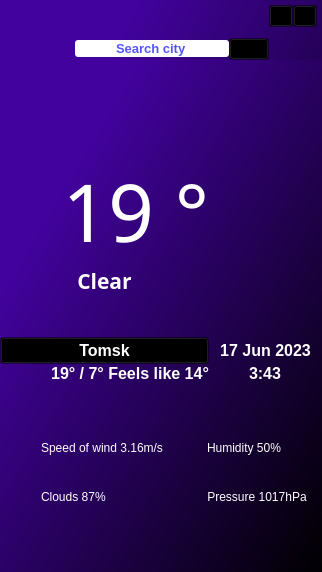
<?xml version="1.0" encoding="UTF-8"?>
<ui version="4.0">
 <class>MainWindow</class>
 <widget class="QMainWindow" name="MainWindow">
  <property name="geometry">
   <rect>
    <x>0</x>
    <y>0</y>
    <width>322</width>
    <height>572</height>
   </rect>
  </property>
  <property name="windowTitle">
   <string>MainWindow</string>
  </property>
  <property name="styleSheet">
   <string notr="true">QLineEdit{
	
	background-color: rgb(255, 85, 127);

    border:none;
	border-radius: 3px;
}
</string>
  </property>
  <widget class="QWidget" name="centralwidget">
   <property name="styleSheet">
    <string notr="true">background-color: qlineargradient(spread:pad, x1:0.199, y1:0.244318, x2:1, y2:1, stop:0 rgba(66, 2, 157), stop:1 rgba(rgb(4,7,47)));

color: rgb(255, 255, 255);
</string>
   </property>
   <layout class="QGridLayout" name="gridLayout">
    <property name="leftMargin">
     <number>0</number>
    </property>
    <property name="topMargin">
     <number>0</number>
    </property>
    <property name="rightMargin">
     <number>0</number>
    </property>
    <property name="bottomMargin">
     <number>0</number>
    </property>
    <property name="spacing">
     <number>0</number>
    </property>
    <item row="1" column="0">
     <widget class="QStackedWidget" name="stackedWidget">
      <property name="currentIndex">
       <number>1</number>
      </property>
      <widget class="QWidget" name="widget_4"/>
      <widget class="QWidget" name="page_2">
       <layout class="QGridLayout" name="gridLayout_4">
        <property name="leftMargin">
         <number>0</number>
        </property>
        <property name="topMargin">
         <number>0</number>
        </property>
        <property name="rightMargin">
         <number>0</number>
        </property>
        <property name="bottomMargin">
         <number>0</number>
        </property>
        <property name="spacing">
         <number>0</number>
        </property>
        <item row="0" column="0">
         <widget class="QWidget" name="widget_2" native="true">
          <property name="minimumSize">
           <size>
            <width>0</width>
            <height>350</height>
           </size>
          </property>
          <property name="maximumSize">
           <size>
            <width>16777215</width>
            <height>300</height>
           </size>
          </property>
          <property name="styleSheet">
           <string notr="true">background-color: transparent;</string>
          </property>
          <layout class="QGridLayout" name="gridLayout_3">
           <property name="leftMargin">
            <number>0</number>
           </property>
           <property name="topMargin">
            <number>0</number>
           </property>
           <property name="rightMargin">
            <number>0</number>
           </property>
           <property name="bottomMargin">
            <number>0</number>
           </property>
           <property name="spacing">
            <number>0</number>
           </property>
           <item row="0" column="1" rowspan="3">
            <widget class="QLabel" name="label_3">
             <property name="sizePolicy">
              <sizepolicy hsizetype="Fixed" vsizetype="Fixed">
               <horstretch>0</horstretch>
               <verstretch>0</verstretch>
              </sizepolicy>
             </property>
             <property name="minimumSize">
              <size>
               <width>60</width>
               <height>60</height>
              </size>
             </property>
             <property name="maximumSize">
              <size>
               <width>200</width>
               <height>270</height>
              </size>
             </property>
             <property name="styleSheet">
              <string notr="true">background-color: transparent;</string>
             </property>
             <property name="text">
              <string/>
             </property>
             <property name="pixmap">
              <pixmap resource="../static/resources.qrc">:/image/images/night.gif</pixmap>
             </property>
             <property name="scaledContents">
              <bool>false</bool>
             </property>
             <property name="alignment">
              <set>Qt::AlignCenter</set>
             </property>
             <property name="wordWrap">
              <bool>false</bool>
             </property>
            </widget>
           </item>
           <item row="1" column="0" alignment="Qt::AlignHCenter|Qt::AlignTop">
            <widget class="QLabel" name="currentTempLabel">
             <property name="font">
              <font>
               <family>Impact</family>
               <pointsize>60</pointsize>
              </font>
             </property>
             <property name="layoutDirection">
              <enum>Qt::RightToLeft</enum>
             </property>
             <property name="styleSheet">
              <string notr="true">background-color: transparent;</string>
             </property>
             <property name="text">
              <string>   19 °</string>
             </property>
             <property name="alignment">
              <set>Qt::AlignCenter</set>
             </property>
            </widget>
           </item>
           <item row="2" column="0" alignment="Qt::AlignTop">
            <widget class="QLabel" name="skyLabel">
             <property name="font">
              <font>
               <family>Arial Black</family>
               <pointsize>16</pointsize>
               <weight>75</weight>
               <bold>true</bold>
              </font>
             </property>
             <property name="layoutDirection">
              <enum>Qt::RightToLeft</enum>
             </property>
             <property name="styleSheet">
              <string notr="true">background-color: transparent;</string>
             </property>
             <property name="text">
              <string>Clear</string>
             </property>
             <property name="alignment">
              <set>Qt::AlignCenter</set>
             </property>
            </widget>
           </item>
           <item row="6" column="0" alignment="Qt::AlignRight|Qt::AlignTop">
            <widget class="QLabel" name="tempLabel">
             <property name="font">
              <font>
               <family>Arial</family>
               <pointsize>12</pointsize>
               <weight>75</weight>
               <bold>true</bold>
              </font>
             </property>
             <property name="styleSheet">
              <string notr="true">background-color: transparent;</string>
             </property>
             <property name="text">
              <string>19° / 7° Feels like 14°</string>
             </property>
             <property name="alignment">
              <set>Qt::AlignCenter</set>
             </property>
            </widget>
           </item>
           <item row="3" column="0">
            <widget class="QPushButton" name="cityLabel">
             <property name="font">
              <font>
               <family>Arial</family>
               <pointsize>12</pointsize>
               <weight>75</weight>
               <bold>true</bold>
              </font>
             </property>
             <property name="mouseTracking">
              <bool>false</bool>
             </property>
             <property name="focusPolicy">
              <enum>Qt::TabFocus</enum>
             </property>
             <property name="contextMenuPolicy">
              <enum>Qt::NoContextMenu</enum>
             </property>
             <property name="layoutDirection">
              <enum>Qt::LeftToRight</enum>
             </property>
             <property name="autoFillBackground">
              <bool>false</bool>
             </property>
             <property name="text">
              <string>Tomsk</string>
             </property>
             <property name="icon">
              <iconset resource="../static/resources.qrc">
               <normaloff>:/icons/icons/map-pin (1).svg</normaloff>:/icons/icons/map-pin (1).svg</iconset>
             </property>
             <property name="iconSize">
              <size>
               <width>16</width>
               <height>16</height>
              </size>
             </property>
             <property name="autoRepeat">
              <bool>false</bool>
             </property>
            </widget>
           </item>
           <item row="6" column="1" alignment="Qt::AlignHCenter|Qt::AlignTop">
            <widget class="QLabel" name="timeLabel">
             <property name="font">
              <font>
               <family>Arial</family>
               <pointsize>12</pointsize>
               <weight>75</weight>
               <bold>true</bold>
              </font>
             </property>
             <property name="text">
              <string>3:43</string>
             </property>
            </widget>
           </item>
           <item row="3" column="1">
            <widget class="QLabel" name="dateLabel">
             <property name="font">
              <font>
               <family>Arial</family>
               <pointsize>12</pointsize>
               <weight>75</weight>
               <bold>true</bold>
              </font>
             </property>
             <property name="text">
              <string>17 Jun 2023</string>
             </property>
             <property name="alignment">
              <set>Qt::AlignCenter</set>
             </property>
            </widget>
           </item>
          </layout>
         </widget>
        </item>
        <item row="1" column="0">
         <widget class="QWidget" name="widget_3" native="true">
          <property name="styleSheet">
           <string notr="true">background-color: transparent;
font: 75 8pt &quot;Arial&quot;;</string>
          </property>
          <layout class="QGridLayout" name="gridLayout_5">
           <property name="leftMargin">
            <number>0</number>
           </property>
           <property name="topMargin">
            <number>0</number>
           </property>
           <property name="rightMargin">
            <number>0</number>
           </property>
           <property name="bottomMargin">
            <number>6</number>
           </property>
           <property name="horizontalSpacing">
            <number>10</number>
           </property>
           <property name="verticalSpacing">
            <number>4</number>
           </property>
           <item row="1" column="2" alignment="Qt::AlignTop">
            <widget class="QLabel" name="cloudsLabel">
             <property name="text">
              <string>Clouds 87%</string>
             </property>
            </widget>
           </item>
           <item row="1" column="5" colspan="2" alignment="Qt::AlignLeft|Qt::AlignTop">
            <widget class="QLabel" name="pressureLabel">
             <property name="text">
              <string>Pressure 1017hPa</string>
             </property>
             <property name="alignment">
              <set>Qt::AlignCenter</set>
             </property>
            </widget>
           </item>
           <item row="0" column="0" alignment="Qt::AlignRight">
            <widget class="QLabel" name="label_13">
             <property name="text">
              <string/>
             </property>
             <property name="pixmap">
              <pixmap resource="../static/resources.qrc">:/icons/icons/140-1405202_windy-weather-icon-wind-weather-symbols-clipart 1.svg</pixmap>
             </property>
             <property name="alignment">
              <set>Qt::AlignCenter</set>
             </property>
            </widget>
           </item>
           <item row="1" column="0" alignment="Qt::AlignRight|Qt::AlignTop">
            <widget class="QLabel" name="label_14">
             <property name="text">
              <string/>
             </property>
             <property name="pixmap">
              <pixmap resource="../static/resources.qrc">:/icons/icons/cloud.svg</pixmap>
             </property>
            </widget>
           </item>
           <item row="1" column="4" alignment="Qt::AlignRight|Qt::AlignTop">
            <widget class="QLabel" name="label_12">
             <property name="layoutDirection">
              <enum>Qt::RightToLeft</enum>
             </property>
             <property name="text">
              <string/>
             </property>
             <property name="pixmap">
              <pixmap resource="../static/resources.qrc">:/icons/icons/Group.svg</pixmap>
             </property>
            </widget>
           </item>
           <item row="0" column="5">
            <widget class="QLabel" name="humidityLabel">
             <property name="text">
              <string>Humidity 50%</string>
             </property>
            </widget>
           </item>
           <item row="0" column="4">
            <widget class="QLabel" name="label_2">
             <property name="maximumSize">
              <size>
               <width>24</width>
               <height>16777215</height>
              </size>
             </property>
             <property name="text">
              <string/>
             </property>
             <property name="pixmap">
              <pixmap resource="../static/resources.qrc">:/icons/icons/droplet.svg</pixmap>
             </property>
             <property name="scaledContents">
              <bool>false</bool>
             </property>
            </widget>
           </item>
           <item row="0" column="2" colspan="2">
            <widget class="QLabel" name="speedLabel">
             <property name="text">
              <string>Speed of wind 3.16m/s</string>
             </property>
            </widget>
           </item>
          </layout>
         </widget>
        </item>
       </layout>
      </widget>
     </widget>
    </item>
    <item row="0" column="0">
     <widget class="QWidget" name="widget" native="true">
      <property name="minimumSize">
       <size>
        <width>40</width>
        <height>60</height>
       </size>
      </property>
      <property name="styleSheet">
       <string notr="true">background-color: transparent;</string>
      </property>
      <layout class="QGridLayout" name="gridLayout_2">
       <property name="leftMargin">
        <number>5</number>
       </property>
       <property name="topMargin">
        <number>5</number>
       </property>
       <property name="rightMargin">
        <number>5</number>
       </property>
       <property name="bottomMargin">
        <number>0</number>
       </property>
       <property name="spacing">
        <number>0</number>
       </property>
       <item row="2" column="1" colspan="3">
        <widget class="QLineEdit" name="citySearch">
         <property name="font">
          <font>
           <family>Arial</family>
           <pointsize>10</pointsize>
           <weight>75</weight>
           <bold>true</bold>
          </font>
         </property>
         <property name="styleSheet">
          <string notr="true">color: rgb(85, 85, 255);
background-color: rgb(255, 255, 255);</string>
         </property>
         <property name="inputMask">
          <string/>
         </property>
         <property name="text">
          <string>Search city</string>
         </property>
         <property name="alignment">
          <set>Qt::AlignCenter</set>
         </property>
        </widget>
       </item>
       <item row="0" column="8">
        <widget class="QPushButton" name="rollUpButton">
         <property name="maximumSize">
          <size>
           <width>24</width>
           <height>24</height>
          </size>
         </property>
         <property name="layoutDirection">
          <enum>Qt::LeftToRight</enum>
         </property>
         <property name="text">
          <string/>
         </property>
         <property name="icon">
          <iconset resource="../static/resources.qrc">
           <normaloff>:/icons/icons/minus.svg</normaloff>:/icons/icons/minus.svg</iconset>
         </property>
         <property name="iconSize">
          <size>
           <width>24</width>
           <height>24</height>
          </size>
         </property>
        </widget>
       </item>
       <item row="2" column="7">
        <widget class="QPushButton" name="searchButton">
         <property name="text">
          <string/>
         </property>
         <property name="icon">
          <iconset resource="../static/resources.qrc">
           <normaloff>:/icons/icons/search.svg</normaloff>:/icons/icons/search.svg</iconset>
         </property>
         <property name="iconSize">
          <size>
           <width>20</width>
           <height>20</height>
          </size>
         </property>
         <property name="autoRepeat">
          <bool>false</bool>
         </property>
         <property name="autoExclusive">
          <bool>false</bool>
         </property>
        </widget>
       </item>
       <item row="0" column="1">
        <spacer name="horizontalSpacer">
         <property name="orientation">
          <enum>Qt::Horizontal</enum>
         </property>
         <property name="sizeType">
          <enum>QSizePolicy::Fixed</enum>
         </property>
         <property name="sizeHint" stdset="0">
          <size>
           <width>80</width>
           <height>20</height>
          </size>
         </property>
        </spacer>
       </item>
       <item row="1" column="0" rowspan="2">
        <spacer name="horizontalSpacer_2">
         <property name="orientation">
          <enum>Qt::Horizontal</enum>
         </property>
         <property name="sizeType">
          <enum>QSizePolicy::Fixed</enum>
         </property>
         <property name="sizeHint" stdset="0">
          <size>
           <width>70</width>
           <height>20</height>
          </size>
         </property>
        </spacer>
       </item>
       <item row="0" column="9">
        <widget class="QPushButton" name="closeButton">
         <property name="maximumSize">
          <size>
           <width>24</width>
           <height>24</height>
          </size>
         </property>
         <property name="layoutDirection">
          <enum>Qt::RightToLeft</enum>
         </property>
         <property name="text">
          <string/>
         </property>
         <property name="icon">
          <iconset resource="../static/resources.qrc">
           <normaloff>:/icons/icons/x.svg</normaloff>:/icons/icons/x.svg</iconset>
         </property>
         <property name="iconSize">
          <size>
           <width>24</width>
           <height>24</height>
          </size>
         </property>
         <property name="autoDefault">
          <bool>false</bool>
         </property>
         <property name="default">
          <bool>false</bool>
         </property>
         <property name="flat">
          <bool>false</bool>
         </property>
        </widget>
       </item>
       <item row="0" column="0">
        <widget class="QLabel" name="label">
         <property name="text">
          <string/>
         </property>
         <property name="pixmap">
          <pixmap resource="../static/resources.qrc">:/image/images/raccoon.png</pixmap>
         </property>
         <property name="scaledContents">
          <bool>false</bool>
         </property>
        </widget>
       </item>
      </layout>
     </widget>
    </item>
   </layout>
  </widget>
 </widget>
 <resources>
  <include location="../static/resources.qrc"/>
 </resources>
 <connections/>
</ui>
